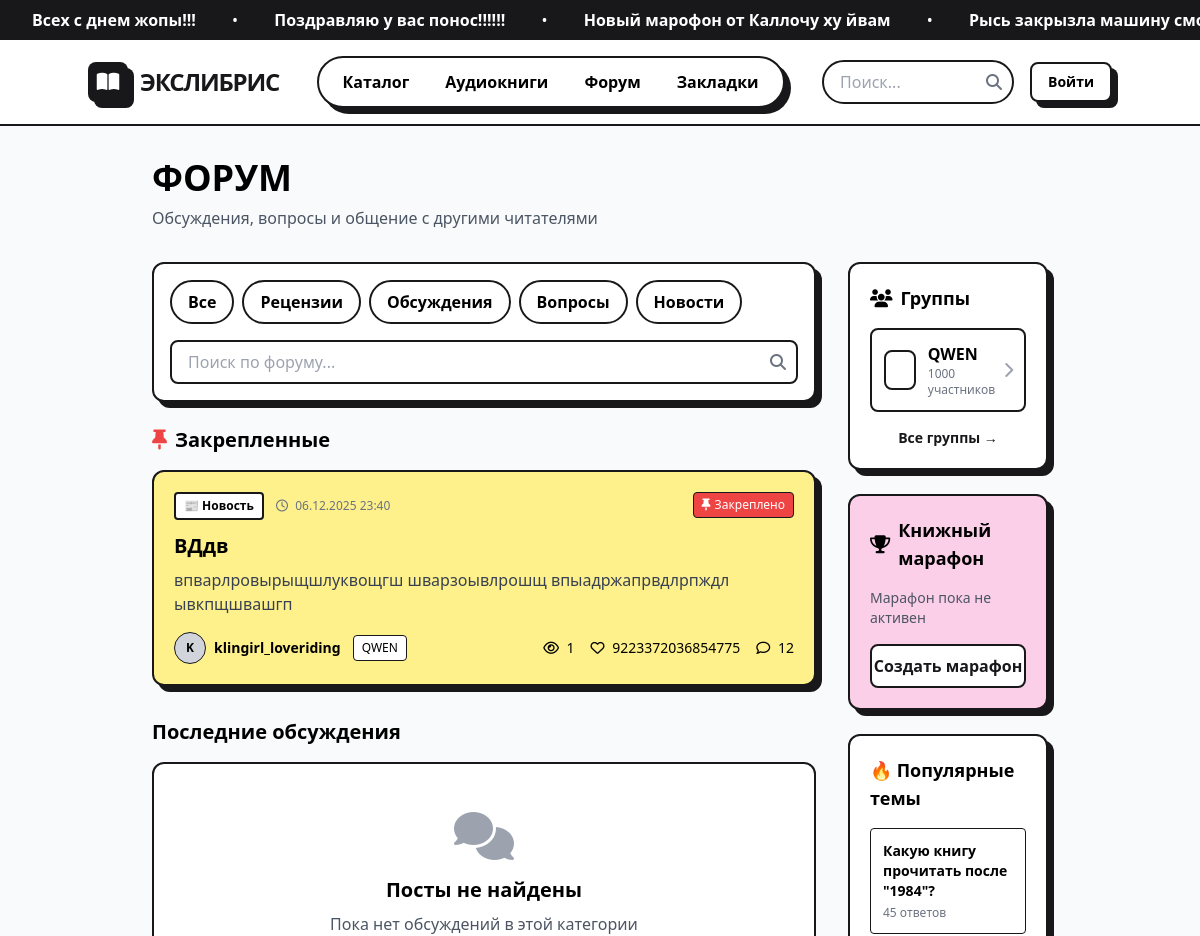
Before: /forum/?category=review (upper part) with the older database file.
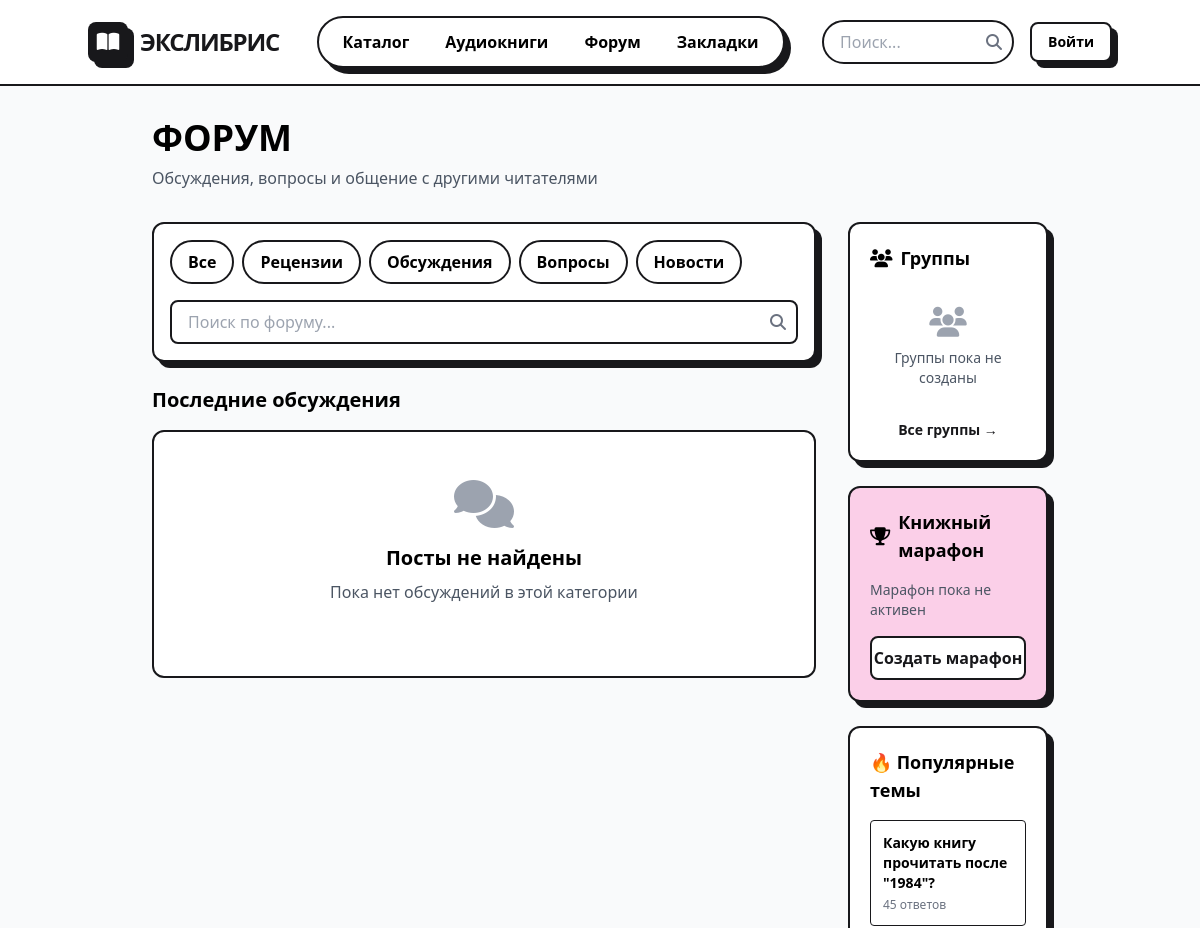
After: the same page with the newer database file.
### Exlib_app/models.py (models this page shows, shortened)
class MarqueeMessage(models.Model):
    text = models.CharField(max_length=200, verbose_name="Текст сообщения")
    is_active = models.BooleanField(default=True, verbose_name="Активно")
    order = models.PositiveIntegerField(default=0, verbose_name="Порядок")
    created_at = models.DateTimeField(auto_now_add=True)
    class Meta:
        verbose_name = "Сообщение бегущей строки"
        verbose_name_plural = "Сообщения бегущей строки"
        ordering = ['order']

class ForumPost(models.Model):
    CATEGORY_CHOICES = [
        ('review', 'Рецензия'),
        ('discussion', 'Обсуждение'),
        ('question', 'Вопрос'),
        ('news', 'Новость'),
    ]
    title = models.CharField(max_length=200, verbose_name="Заголовок")
    content = models.TextField(verbose_name="Содержание")
    author = models.ForeignKey(User, on_delete=models.CASCADE, verbose_name="Автор")
    category = models.CharField(max_length=20, choices=CATEGORY_CHOICES, verbose_name="Категория")
    forum_group = models.ForeignKey(ForumGroup, on_delete=models.SET_NULL, null=True, blank=True, verbose_name="Группа")
    likes = models.PositiveIntegerField(default=0, verbose_name="Лайки")
    views = models.PositiveIntegerField(default=0, verbose_name="Просмотры")
    is_pinned = models.BooleanField(default=False, verbose_name="Закреплено")
    created_at = models.DateTimeField(auto_now_add=True)
    class Meta:
        verbose_name = "Пост форума"
        verbose_name_plural = "Посты форума"
        ordering = ['-is_pinned', '-created_at']

class ForumGroup(models.Model):
    name = models.CharField(max_length=100, verbose_name="Название группы")
    description = models.TextField(verbose_name="Описание")
    members_count = models.PositiveIntegerField(default=0, verbose_name="Количество участников")
    icon_class = models.CharField(max_length=50, verbose_name="Класс иконки")
    color_class = models.CharField(max_length=50, default="bg-white", verbose_name="Класс цвета")
    order = models.PositiveIntegerField(default=0, verbose_name="Порядок")
    class Meta:
        verbose_name = "Группа форума"
        verbose_name_plural = "Группы форума"
        ordering = ['order']

### Exlib_app/views.py (the view)
# urls.py: path('forum/', views.forum, name='forum'),
def forum(request):
    context = get_common_context()
    posts = ForumPost.objects.all().order_by('-is_pinned', '-created_at')
    category = request.GET.get('category')
    if category and category != 'all':
        posts = posts.filter(category=category)
    search_query = request.GET.get('q')
    if search_query:
        posts = posts.filter(
            Q(title__icontains=search_query) |
            Q(content__icontains=search_query)
        )
    group_id = request.GET.get('group')
    if group_id:
        posts = posts.filter(forum_group_id=group_id)
    page = request.GET.get('page', 1)
    paginator = Paginator(posts, 10)
    try:
        posts_page = paginator.page(page)
    except PageNotAnInteger:
        posts_page = paginator.page(1)
    except EmptyPage:
        posts_page = paginator.page(paginator.num_pages)
    pinned_posts = ForumPost.objects.filter(is_pinned=True).order_by('-created_at')[:3]
    context.update({
        'posts': posts_page,
        'pinned_posts': pinned_posts,
        'groups': ForumGroup.objects.all(),
        'reading_challenge': ReadingChallenge.objects.filter(is_active=True).first(),
    })
    return render(request, 'Exlib_app/forum.html', context)

### Exlib_app/views.py (called while the page is built)
def get_common_context():
    return {
        'marquee_messages': MarqueeMessage.objects.filter(is_active=True).order_by('order'),
        'genres': Genre.objects.all(),
        'authors': Author.objects.all(),
    }

### Exlib_app/templates/Exlib_app/forum.html (shortened to what the changed rows need)
{% extends 'Exlib_app/base.html' %}
{% block content %}
<div class="container mx-auto px-4 lg:px-8 max-w-7xl py-8">
    <div class="flex flex-col md:flex-row justify-between items-start md:items-center mb-8 gap-4">
        <div>
            <h1 class="font-display font-extrabold text-4xl mb-2">ФОРУМ</h1>
        </div>
    </div>
    <div class="grid grid-cols-1 lg:grid-cols-4 gap-8">
        <div class="lg:col-span-3">
            {% if pinned_posts %}
            <div class="mb-8">
                <h3 class="font-bold text-xl mb-4 flex items-center gap-2">
                    <i class="fa-solid fa-thumbtack text-red-500"></i>
                    Закрепленные
                </h3>
                <div class="space-y-4">
                    {% for post in pinned_posts %}
                    <div class="bg-soft-ylw border-2 border-brut-black rounded-xl p-5 shadow-hard">
                        <div class="flex justify-between items-start mb-3">
                            <div>
                                <span class="inline-block px-2 py-1 bg-white border-2 border-brut-black text-xs font-bold rounded mr-2">
                                    {% if post.category == 'review' %}📖 Рецензия
                                    {% elif post.category == 'discussion' %}💬 Обсуждение
                                    {% elif post.category == 'question' %}❓ Вопрос
                                    {% elif post.category == 'news' %}📰 Новость
                                    {% endif %}
                                </span>
                                <span class="text-xs text-gray-500">
                                    <i class="fa-regular fa-clock mr-1"></i>
                                    {{ post.created_at|date:"d.m.Y H:i" }}
                                </span>
                            </div>
                            {% if post.is_pinned %}
                            <span class="text-xs bg-red-500 text-white px-2 py-1 rounded border border-brut-black">
                                <i class="fa-solid fa-thumbtack mr-1"></i>Закреплено
                            </span>
                            {% endif %}
                        </div>
                        <h4 class="font-bold text-xl mb-2">
                            <a href="{% url 'forum_post_detail' post.id %}" class="hover:text-purple-700 transition-colors">
                                {{ post.title }}
                            </a>
                        </h4>
                        <p class="text-gray-700 mb-4 line-clamp-2">{{ post.content|truncatechars:200 }}</p>
                        <div class="flex justify-between items-center">
                            <div class="flex items-center gap-3">
                                <div class="flex items-center gap-2">
                                    <div class="w-8 h-8 bg-gray-300 rounded-full border border-brut-black overflow-hidden">
                                        {% if post.author.userprofile.avatar %}
                                            <img src="{{ post.author.userprofile.avatar.url }}"
                                                 alt="{{ post.author.username }}"
                                                 class="w-full h-full object-cover">
                                        {% else %}
                                            <div class="w-full h-full flex items-center justify-center text-xs font-bold">
                                                {{ post.author.username|first|upper }}
                                            </div>
                                        {% endif %}
                                    </div>
                                    <span class="font-bold text-sm">{{ post.author.username }}</span>
                                </div>
                                {% if post.forum_group %}
                                <span class="text-xs bg-white px-2 py-1 rounded border border-brut-black">
                                    {{ post.forum_group.name }}
                                </span>
                                {% endif %}
                            </div>
                            <div class="flex items-center gap-4">
                                <span class="text-sm">
                                    <i class="fa-regular fa-eye mr-1"></i>
                                    {{ post.views }}
                                </span>
                                <button class="like-post text-sm hover:text-red-500 transition-colors" data-post-id="{{ post.id }}">
                                    <i class="fa-regular fa-heart mr-1"></i>
                                    {{ post.likes }}
                                </button>
                                <span class="text-sm">
                                    <i class="fa-regular fa-comment mr-1"></i>
                                    12
                                </span>
                            </div>
                        </div>
                    </div>
                    {% endfor %}
                </div>
            </div>
            {% endif %}
        </div>
        <div class="lg:col-span-1 space-y-6">
            <div class="bg-white border-2 border-brut-black rounded-xl p-5 shadow-hard">
                <div class="space-y-3">
                    {% for group in groups %}
                    <a href="?group={{ group.id }}"
                       class="flex items-center justify-between p-3 border-2 border-brut-black rounded-lg hover:bg-gray-50 transition-colors">
                        <div class="flex items-center gap-3">
                            <div class="w-10 h-10 {{ group.color_class|default:'bg-gray-100' }} rounded-lg border-2 border-brut-black flex items-center justify-center">
                            </div>
                            <div>
                                <div class="font-bold">{{ group.name }}</div>
                                <div class="text-xs text-gray-500">{{ group.members_count }} участников</div>
                            </div>
                        </div>
                        <i class="fa-solid fa-chevron-right text-gray-400"></i>
                    </a>
                    {% empty %}
                    <div class="text-center py-4">
                        <i class="fas fa-users text-3xl text-gray-400 mb-2"></i>
                        <p class="text-sm text-gray-600">Группы пока не созданы</p>
                    </div>
                    {% endfor %}
                </div>
            </div>
        </div>
    </div>
</div>
{% endblock %}

### Exlib_app/templates/Exlib_app/base.html (shortened to what this page needs)
<!DOCTYPE html>
<html lang="ru">
<head>
    {% load static %}
    <link rel="stylesheet" href="{% static 'css/style.css' %}">
    <script src="https://cdn.tailwindcss.com"></script>
    <link rel="stylesheet" href="https://cdnjs.cloudflare.com/ajax/libs/font-awesome/6.4.0/css/all.min.css">
</head>
<body class="min-h-screen flex flex-col bg-gray-50">
    {% if marquee_messages %}
    <div class="bg-brut-black text-white py-2 overflow-hidden">
        <div class="animate-marquee whitespace-nowrap">
            {% for message in marquee_messages %}
            <span class="mx-8 font-bold">{{ message.text }}</span>
            {% if not forloop.last %}•{% endif %}
            {% endfor %}
        </div>
    </div>
    {% endif %}
    <header class="sticky top-0 z-50 bg-white border-b-2 border-brut-black px-6 py-4">
        <div class="container flex justify-between items-center">
            <div class="flex items-center gap-3">
                <a href="{% url 'index' %}" class="flex items-center gap-3">
                    <div class="w-10 h-10 bg-brut-black text-white flex items-center justify-center rounded-lg shadow-hard">
                        <i class="fa-solid fa-book-open text-xl"></i>
                    </div>
                    <h1 class="font-display font-extrabold text-2xl tracking-tighter text-brut-black">ЭКСЛИБРИС</h1>
                </a>
            </div>
            <nav class="hidden md:flex gap-1 bg-white border-2 border-brut-black rounded-full px-2 py-1 shadow-hard">
                <a href="{% url 'book_list' %}" class="px-4 py-2 rounded-full font-bold hover:bg-soft-lime transition-colors">Каталог</a>
                <a href="{% url 'audiobook_list' %}" class="px-4 py-2 rounded-full font-bold hover:bg-soft-purple transition-colors">Аудиокниги</a>
                <a href="{% url 'forum' %}" class="px-4 py-2 rounded-full font-bold hover:bg-soft-pink transition-colors">Форум</a>
                <a href="{% url 'bookmarks' %}" class="px-4 py-2 rounded-full font-bold hover:bg-soft-blue transition-colors">Закладки</a>
            </nav>
            <div class="flex items-center gap-4">
                <form id="search-form" class="relative hidden md:block">
                    <input type="text" name="q" placeholder="Поиск..."
                           class="border-2 border-brut-black rounded-full px-4 py-2 pr-10 w-48 focus:outline-none">
                    <button type="submit" class="absolute right-3 top-1/2 transform -translate-y-1/2">
                        <i class="fa-solid fa-magnifying-glass text-gray-500"></i>
                    </button>
                </form>
                {% if user.is_authenticated %}
                <a href="{% url 'profile' %}" class="flex items-center gap-2 border-2 border-brut-black px-3 py-1.5 rounded-lg bg-white shadow-hard">
                    <div class="w-6 h-6 bg-soft-lime rounded-full border border-brut-black overflow-hidden">
                        {% if user.userprofile.avatar %}
                            <img src="{{ user.userprofile.avatar.url }}" alt="Avatar" class="object-cover w-full h-full">
                        {% else %}
                            <div class="w-full h-full flex items-center justify-center text-xs font-bold">
                                {{ user.username|first|upper }}
                            </div>
                        {% endif %}
                    </div>
                    <span class="font-bold text-sm">{{ user.username }}</span>
                </a>
                {% else %}
                <a href="/admin/login/" class="border-2 border-brut-black px-4 py-2 rounded-lg bg-white shadow-hard hover:bg-soft-lime transition-colors font-bold text-sm">
                    Войти
                </a>
                {% endif %}
            </div>
        </div>
    </header>
    <main class="flex-grow">
        <div class="container px-4 lg:px-8">
            {% block content %}{% endblock %}
        </div>
    </main>
</body>
</html>

Changed rows visible on the page:
removed MarqueeMessage: text "Всех с днем жопы!!!"
removed MarqueeMessage: text "Поздравляю у вас понос!!!!!!"
removed MarqueeMessage: text "Новый марофон от Каллочу ху йвам"
removed MarqueeMessage: text "Рысь закрызла машину…"
removed ForumPost: category "📰 Новость", created_at "06.12.2025 23:40", is_pinned True (drawn), title "ВДдв", content "впварлровырыщшлуквощгш шварзоывлрошщ впыадржапрвдлрпждл ывкпщшвашгп", author.username|first "K", author.username "klingirl_loveriding", forum_group.name "QWEN", views "1", likes "9223372036854775"
removed ForumGroup: name "QWEN", members_count "1000"
Other visible differences:
text no longer shown: "Закрепленные"
text now shown: "Группы пока не созданы"
